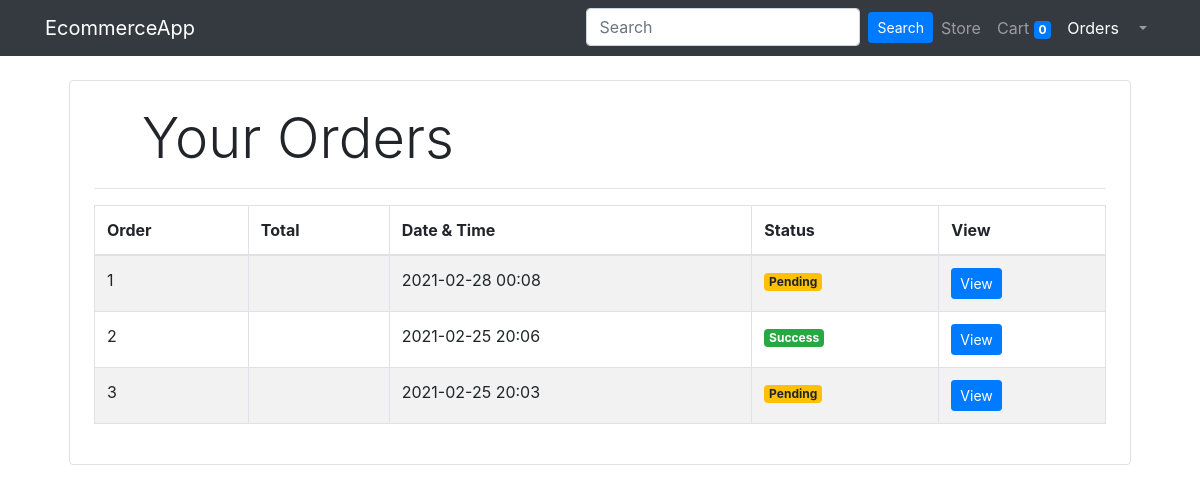
Screenshot of /orders/ (signed in) with the database file from the repository.
### orders/models/order.py (models this page shows, shortened)
class Order(models.Model):
    customer = models.ForeignKey(Customer, on_delete=models.CASCADE)
    total_price = models.FloatField()
    date = models.DateTimeField(auto_now_add=True)
    status = models.BooleanField(default=False)
    address = models.CharField(
        "Address",
        max_length=1024,
    )
    zip_code = models.CharField(
        "ZIP / Postal code",
        max_length=12,
    )
    city = models.CharField(
        "City",
        max_length=1024,
    )
    state = models.CharField(
        "State",
        max_length=1024
    )
    country = models.CharField(
        "Country",
        max_length=1024,
    )
    @staticmethod
    def get_orders_by_customer_id(customer_id):
        if Customer.get_customer_by_id(customer_id):
            return Order.objects.filter(customer = customer_id).order_by('-date')

### orders/views/orders.py (the view, shortened to what this page needs)
# urls.py: path('', views.Orders.as_view(), name='orders'),
class Orders(View):
    def get(self, request):
        if request.session.get('user_type') == 'seller':
            orders = Order.get_all_orders()
            return render(request, 'orders/seller.html', {'orders':orders})
        else:
            customer_id = request.session.get('user_id')
            orders = Order.get_orders_by_customer_id(customer_id)
            return render(request, 'orders/customer.html', {'orders': orders})

### account/models/customer.py (called while the page is built)
    @staticmethod
    def get_customer_by_id(id):
        try:
            return Customer.objects.filter(id=id).first()
        except:
            return False

### dashboard/templatetags/dashboard_filters.py (called while the page is built)
@register.filter(name = 'currency')
def currency(price):
    return format_currency(price, 'INR', locale='en_IN')

@register.filter(name='is_seller')
def is_seller(request):
    if request.session.get('user_id'):
        if request.session.get('user_type')=="seller":
            return True
    return False

### orders/templates/orders/customer.html (shortened to what this page needs)
{% extends 'dashboard/base.html' %}
{% block content %}
{% load dashboard_filters %}
{% load cart_filters %}
<div class="container">
    <div class="border rounded p-4 m-4">
         <p class="display-4 pl-4 ml-4">Your Orders</p>
         <hr>
         <div class="table-responsive">
         <table id="orders" class="table table-striped table-bordered">
             <thead>
                 <tr>
                     <th>Order</th>
                     <th>Total</th>
                     <th>Date & Time</th>
                     <th>Status</th>
                     <th>View</th>
                 </tr>
             </thead>
             <tbody>
            {% for order in orders %}
            <tr>
                <td>{{forloop.counter}}</td>
                <td>{{order.total_price|currency}}</td>
                <td>{{order.date|date:'Y-m-d H:i'}}</td>
                <td>
                    {% if order.status %}
                    <span class="badge badge-success">Success</span>
                    {% else %}
                    <span class="badge badge-warning">Pending</span>
                    {% endif %}
                </td>
                <td>
                    <form target="_blank" action="{% url 'view-order' %}" method="GET">
                        <input type="submit" value="View" class="btn btn-sm btn-primary"/>
                    </form>
                </td>
            </tr>
            {% endfor %}
        </tbody>
    </table>
</div>
</div>
</div>
{% endblock content %}

### dashboard/static/dashboard/css/index.css (style rules this page uses)
body { padding-top: 56px; }

### rows the page displays
Order: date "2021-02-28 00:08", status "Pending"
Order: date "2021-02-25 20:06", status "Success"
Order: date "2021-02-25 20:03", status "Pending"

### other values shown
{{ request.session.cart.keys|length }} "0"
